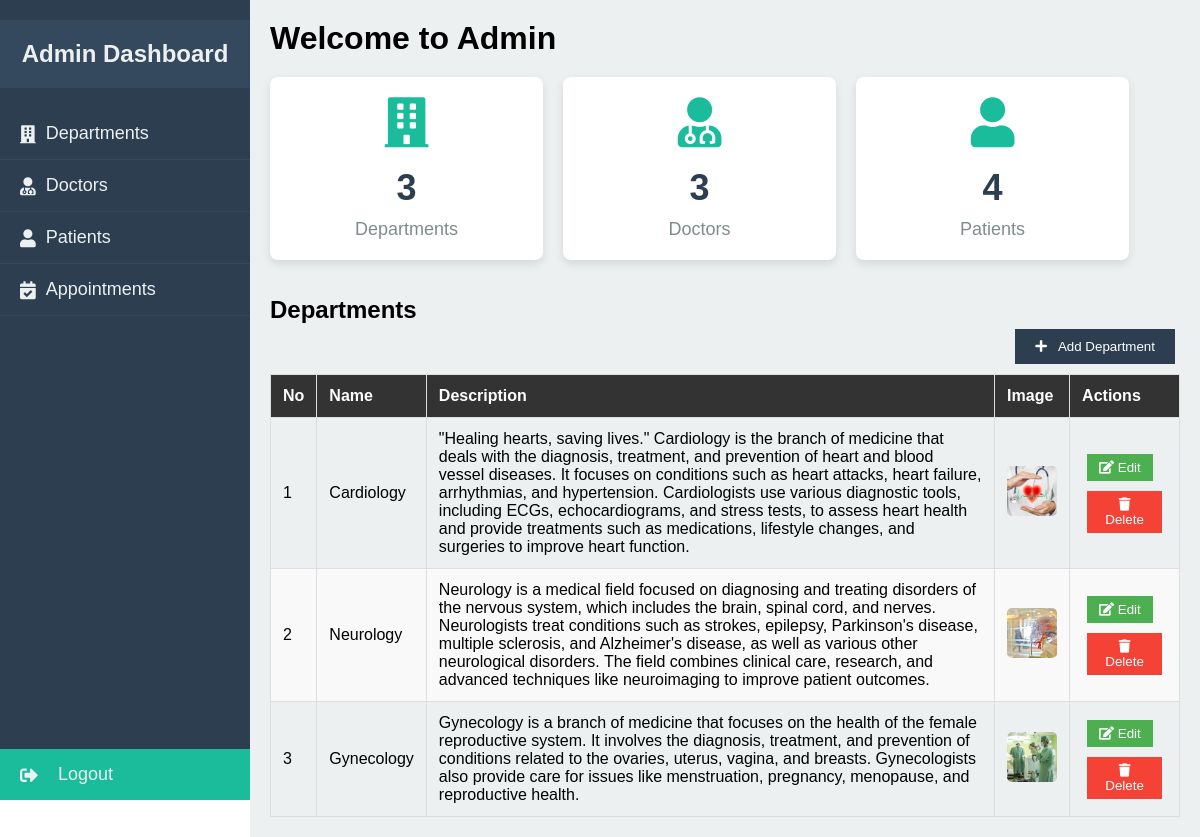
/admin-home/ (signed in), run on the app's committed database.
### hmsapp/models.py (models this page shows)
class Department(models.Model):
    dpt_name = models.CharField(max_length=200)
    desc = models.TextField(blank=True)
    depart_pic = models.ImageField(upload_to='department/images/')
    created_at = models.DateTimeField(auto_now_add=True)
    updated_at = models.DateTimeField(auto_now=True)
    def __str__(self):
        return self.dpt_name

### hmsapp/decorators.py (the view)
    def _wrapped_view(request, *args, **kwargs):
        if request.user.is_authenticated and request.user.user_type == "1":
            return view_func(request, *args, **kwargs)
        return HttpResponseForbidden("You are not authorized to access this page.")

### templates/admin/admin_home.html (shortened to what this page needs)
<!DOCTYPE html>
{% load static %}
<html lang="en">
<head>
    <link rel="stylesheet" href="https://cdnjs.cloudflare.com/ajax/libs/font-awesome/5.15.4/css/all.min.css">
    <link rel="stylesheet" href="{% static 'css/admin_dashboard.css' %}">
</head>
<body>
    <div class="sidebar">
        <h2>Admin Dashboard</h2>
        <ul>
            <li onclick="showSection('departments-section')"><i class="fas fa-building"></i> Departments</li>
            <li onclick="showSection('doctors-section')"><i class="fas fa-user-md"></i> Doctors</li>
            <li onclick="showSection('patients-section')"><i class="fas fa-user"></i> Patients</li>
            <li onclick="showSection('appointment-section')"><i class="fas fa-calendar-check"></i> Appointments</li>
        </ul>
        <li class="logout-item">
            <a href="{% url 'logout' %}" style="color: inherit; text-decoration: none; display: flex; align-items: center;">
                <i class="fas fa-sign-out-alt"></i>
                <span style="margin-left: 10px;">Logout</span>
            </a>
        </li>
    </div>
    <div class="main-content">
        <h1>Welcome to Admin</h1>
        <div class="card-container">
            <div class="card">
                <i class="fas fa-building"></i>
                <h2>{{ department_count }}</h2>
                <p>Departments</p>
            </div>
            <div class="card">
                <i class="fas fa-user-md"></i>
                <h2>{{ doctor_count  }}</h2>
                <p>Doctors</p>
            </div>
            <div class="card">
                <i class="fas fa-user"></i>
                <h2>{{ patient_count }}</h2>
                <p>Patients</p>
            </div>
        </div>
        <br>
        <br>
        <div id="departments-section" class="content-section active">
            <h2>Departments</h2>
            <button class="add-btn">
                <a href="{% url 'add_department' %}" style="text-decoration: none; color: white;">
                    <i class="fas fa-plus"></i> Add Department
                </a>
            </button>
            <table class="department-table">
                <thead>
                    <tr>
                        <th>No</th>
                        <th>Name</th>
                        <th>Description</th>
                        <th>Image</th>
                        <th>Actions</th>
                    </tr>
                </thead>
                <tbody>
                    {% for department in departments %}
                    <tr>
                        <td>{{ forloop.counter }}</td>
                        <td>{{ department.dpt_name }}</td>
                        <td>{{ department.desc }}</td>
                        <td><img src="{{ department.depart_pic.url }}" alt="{{ department.dpt_name }}" class="department-img"></td>
                        <td>
                            <button class="edit-btn">
                                <a href="{% url 'edit_department' department.id %}" class="edit-btn">
                                    <i class="fas fa-edit"></i> Edit
                                </a>
                            </button>
                            <button class="delete-btn">
                                <a href="{% url 'delete_department' department.id %}" class="delete-btn" onclick="return confirm('Are you sure you want to delete this department?');">
                                    <i class="fas fa-trash"></i> Delete
                                </a>
                            </button>
                        </td>
                    </tr>
                    {% empty %}
                    <tr>
                        <td colspan="5">No departments available.</td>
                    </tr>
                    {% endfor %}
                </tbody>
            </table>
        </div>
    </div>
</body>
</html>

### static/css/admin_dashboard.css (style rules this page uses)
* { margin: 0; padding: 0; box-sizing: border-box; }
body { display: flex; font-family: Arial, sans-serif; }
.sidebar { width: 250px; height: 100vh; background-color: #2c3e50; color: #ecf0f1; display: flex; flex-direction: column; position: fixed; padding-top: 20px; }
.sidebar h2 { text-align: center; padding: 20px; background: #34495e; margin-bottom: 20px; }
.sidebar ul { list-style: none; padding: 0; flex-grow: 1; }
.sidebar ul li { padding: 15px 20px; font-size: 18px; border-bottom: 1px solid #34495e; cursor: pointer; display: flex; align-items: center; }
.sidebar ul li i { margin-right: 10px; }
.sidebar .logout-item { margin-top: auto; padding: 15px 20px; font-size: 18px; background-color: #1abc9c; display: flex; align-items: center; text-decoration: none; color: #ecf0f1; }
.sidebar .logout-item i { margin-right: 10px; }
.main-content { margin-left: 250px; width: calc(100% - 250px); padding: 20px; background-color: #ecf0f1; min-height: 100vh; }
.main-content h1 { margin-bottom: 20px; }
.card-container { display: flex; gap: 20px; }
.card { background-color: #fff; border-radius: 8px; padding: 20px; width: 30%; text-align: center; box-shadow: 0 4px 10px rgba(0, 0, 0, 0.1); }
.card h2 { font-size: 36px; color: #2c3e50; margin: 10px 0; }
.card p { font-size: 18px; color: #7f8c8d; }
.card i { font-size: 50px; color: #1abc9c; margin-bottom: 10px; }
.add-btn { background-color: #2c3e50; color: white; padding: 10px 20px; margin-bottom: 10px; border: none; cursor: pointer; display: inline-flex; align-items: center; float: right; }
.add-btn i { margin-right: 8px; }
.department-table { width: 100%; border-collapse: collapse; margin-top: 20px; }
.department-table th, .department-table td { padding: 12px; text-align: left; border: 1px solid #ddd; }
.department-table th { background-color: #333; color: #fff; }
.department-table tr:nth-child(even) { background-color: #f9f9f9; }
.department-img { width: 50px; height: 50px; object-fit: cover; border-radius: 5px; }
button { padding: 6px 12px; margin: 5px; cursor: pointer; }
.edit-btn { background-color: #4CAF50; color: white; border: none; text-decoration: none; }
.delete-btn { background-color: #f44336; color: white; border: none; text-decoration: none; }

### templates/admin/admin_home.html (style rules this page uses)
.content-section { display: none; }
.content-section.active { display: block; }

### data on the page
Department: dpt_name "Cardiology", desc "\"Healing hearts, saving lives.\" Cardiology is the branch of medicine that deals with the diagnosis, treatment, and prevention of heart and blood vessel diseases. It focuses on conditions such as heart attacks, heart failure, arrhythmias, and hypertension. Cardiologists use various diagnostic tools, including ECGs, echocardiograms, and stress tests, to assess heart health and provide treatments such as medications, lifestyle changes, and surgeries to improve heart function.", depart_pic (picture)
Department: dpt_name "Neurology", desc "Neurology is a medical field focused on diagnosing and treating disorders of the nervous system, which includes the brain, spinal cord, and nerves. Neurologists treat conditions such as strokes, epilepsy, Parkinson's disease, multiple sclerosis, and Alzheimer's disease, as well as various other neurological disorders. The field combines clinical care, research, and advanced techniques like neuroimaging to improve patient outcomes.", depart_pic (picture)
Department: dpt_name "Gynecology", desc "Gynecology is a branch of medicine that focuses on the health of the female reproductive system. It involves the diagnosis, treatment, and prevention of conditions related to the ovaries, uterus, vagina, and breasts. Gynecologists also provide care for issues like menstruation, pregnancy, menopause, and reproductive health.", depart_pic (picture)

### other printed values
{{ department_count }} "3"
{{ doctor_count }} "3"
{{ patient_count }} "4"
